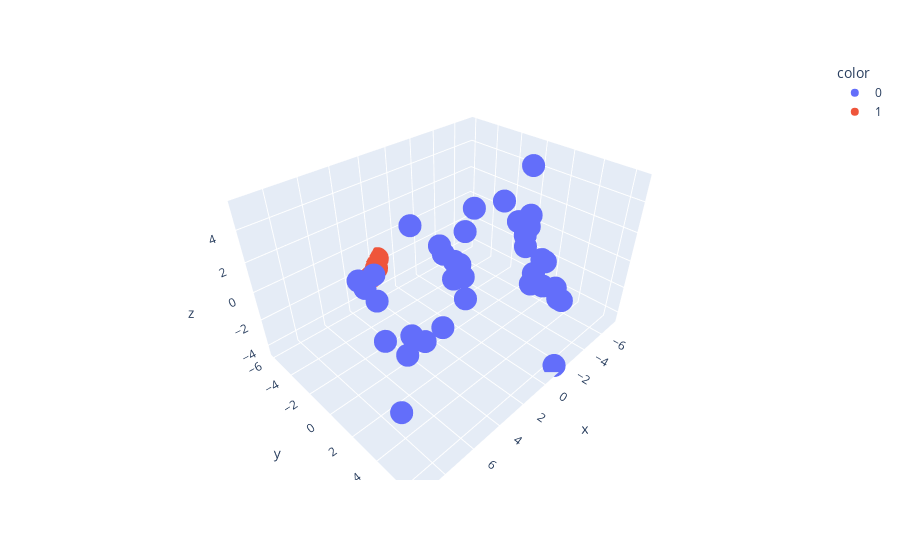

The notebook cell saved with this chart:
### Code cell
px.scatter_3d(x=x_testdf.iloc[:,0],y=x_testdf.iloc[:,1],z=x_testdf.iloc[:,2], color= y_test)

### Figure 1 — Plotly figure (JSON) as saved in the notebook; plotly's stock layout.template omitted (floating-point values rounded to 4 significant figures)
{"data": [{"hovertemplate": "color=0<br>x=%{x}<br>y=%{y}<br>z=%{z}<extra></extra>", "legendgroup": "0", "marker": {"color": "#636efa", "symbol": "circle"}, "mode": "markers", "name": "0", "scene": "scene", "showlegend": true, "type": "scatter3d", "x": [-4.744, -1.323, 2.785, -6.513, 6.808, -0.4116, -0.06852, 1.72, 4.695, 3.168, 5.872, 5.73, -5.198, -3.07, -5.734, -4.91, 3.52, -6.291, -5.534, -4.459, -6.762, 2.778, 0.7683, -3.477, -7.219, 6.072, 2.883, 1.637, 9.337, 5.868, -3.296, -1.438, -5.135, 4.06, -6.105, 4.261, -7.006], "y": [1.22, 6.493, 2.916, 1.427, 3.094, -2.152, 0.3192, 1.241, 3.382, -4.343, -0.3596, 3.182, 2.541, -1.734, 3.215, 1.292, -4.974, 1.029, 3.917, 1.554, -0.1882, 2.227, -3.479, 3.647, -1.308, 2.599, 2.763, 0.3094, 5.617, 0.02403, 2.887, 5.986, 0.9363, 4.285, 0.1644, -4.484, -2.493], "z": [5.354, -4.493, 2.189, -1.894, -0.3399, 0.3306, 2.549, 1.826, 0.2922, -1.191, 0.5306, -0.09735, -0.9079, 2.107, -2.928, 2.079, -2.391, -3.145, -3.469, 1.572, -1.71, 1.704, 1.712, -1.326, -0.358, 0.1304, 2.93, 1.82, -0.1955, -2.092, -1.485, 0.1669, 0.8791, 2.277, -0.3623, -1.15, 0.8826]}, {"hovertemplate": "color=1<br>x=%{x}<br>y=%{y}<br>z=%{z}<extra></extra>", "legendgroup": "1", "marker": {"color": "#EF553B", "symbol": "circle"}, "mode": "markers", "name": "1", "scene": "scene", "showlegend": true, "type": "scatter3d", "x": [2.568, 1.663, 2.029], "y": [-5.558, -5.939, -5.613], "z": [-2.274, -1.438, -1.868]}], "layout": {"legend": {"title": {"text": "color"}, "tracegroupgap": 0}, "margin": {"t": 60}, "scene": {"domain": {"x": [0, 1], "y": [0, 1]}, "xaxis": {"title": {"text": "x"}}, "yaxis": {"title": {"text": "y"}}, "zaxis": {"title": {"text": "z"}}}}}
